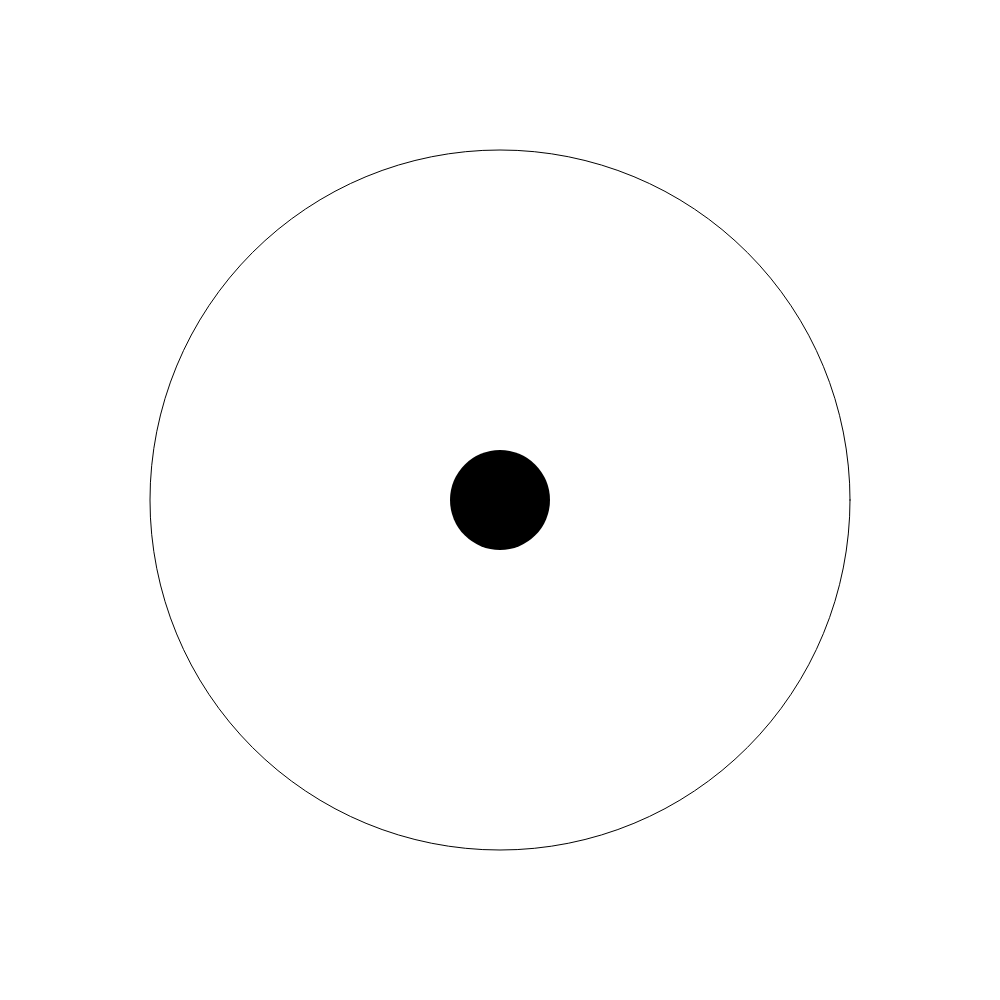
Frame 1 (no input)
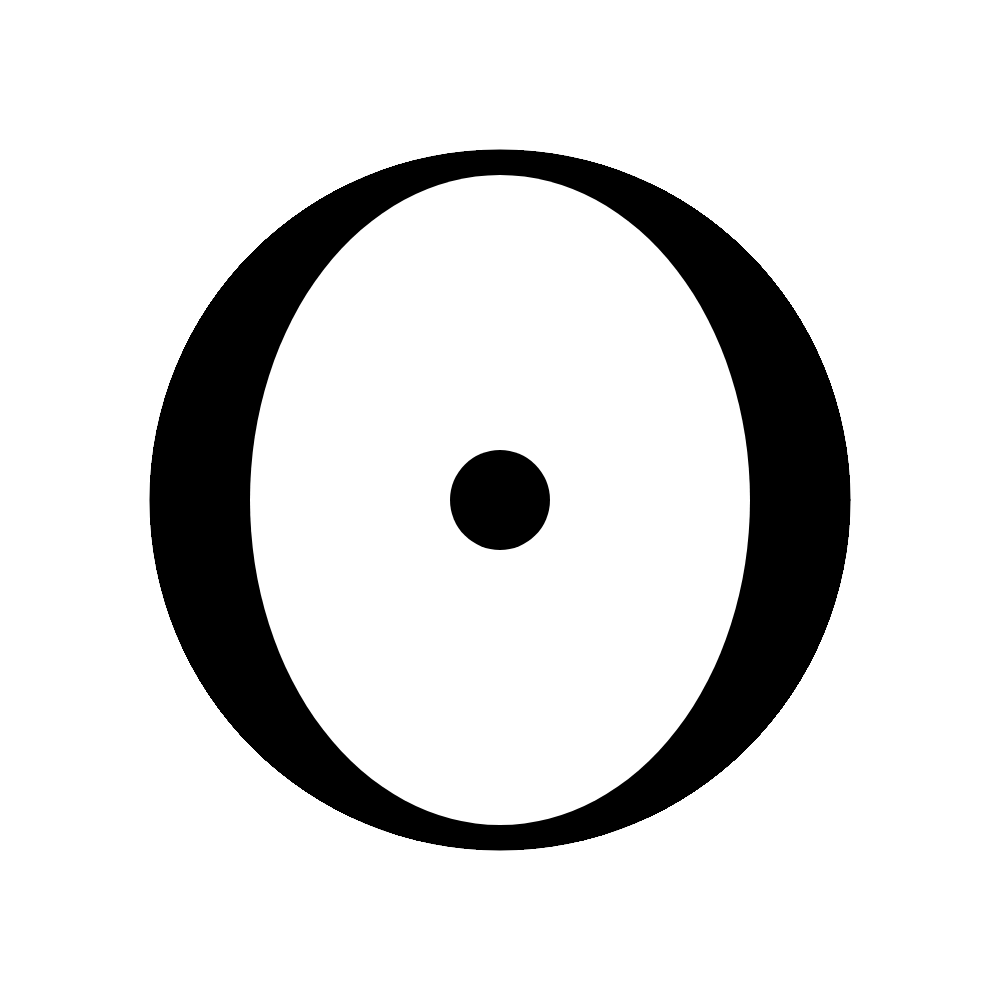
Frame 60 (no input)
Frame 120 (the mouse pressed at the canvas centre since frame 60): identical to frame 60, image omitted

The p5.js sketch that drew these frames (run headless with seeded random() and noise() and a simulated clock; from frame 60 on, the mouse is pressed at the canvas centre):

// p5.js sketch
// ── sketch.js
function setup(){
    createCanvas(1000, 1000);
    background(255);
}

function draw(){
    if (mouseIsPressed){
        ellipse(mouseX, mouseY, 50, 50);
    } else {
        ellipse(500, 500, 700, 700); // inner ring
        fill(255);
        noStroke();
    
        ellipse(500, 500, 500, 650); // outer ring
        fill(0);
        noStroke();
        
        ellipse(500, 500, 100, 100); // smaller 'o' inside ring
    }

    // ellipse(500, 500, 700, 700); // inner ring
    // fill(36, 55, 99);
    // noStroke();

    // ellipse(500, 500, 500, 650); // outer ring
    // fill(0, 129, 180);
    // noStroke();

    // ellipse(500, 500, 100, 100); // smaller 'o' inside ring
}

// Note to self: look at this resource for your next sketch -> ßhttps://p5js.org/reference/#/p5/vertex
